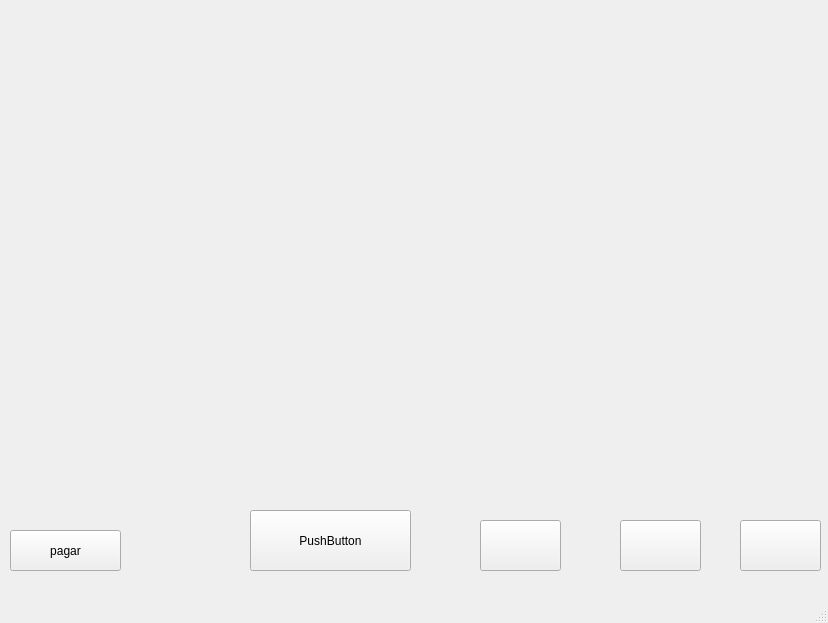
<?xml version="1.0" encoding="UTF-8"?>
<ui version="4.0">
 <class>games</class>
 <widget class="QMainWindow" name="games">
  <property name="geometry">
   <rect>
    <x>0</x>
    <y>0</y>
    <width>828</width>
    <height>623</height>
   </rect>
  </property>
  <property name="windowTitle">
   <string>MainWindow</string>
  </property>
  <widget class="QWidget" name="centralwidget">
   <widget class="QPushButton" name="torre">
    <property name="geometry">
     <rect>
      <x>740</x>
      <y>520</y>
      <width>81</width>
      <height>51</height>
     </rect>
    </property>
    <property name="text">
     <string/>
    </property>
    <property name="icon">
     <iconset resource="misrecursos.qrc">
      <normaloff>:/imgs/TorreArqueras1.png</normaloff>:/imgs/TorreArqueras1.png</iconset>
    </property>
    <property name="iconSize">
     <size>
      <width>60</width>
      <height>60</height>
     </size>
    </property>
   </widget>
   <widget class="QPushButton" name="btn11">
    <property name="geometry">
     <rect>
      <x>101</x>
      <y>35</y>
      <width>91</width>
      <height>71</height>
     </rect>
    </property>
    <property name="text">
     <string/>
    </property>
    <property name="flat">
     <bool>true</bool>
    </property>
   </widget>
   <widget class="QPushButton" name="btn12">
    <property name="geometry">
     <rect>
      <x>248</x>
      <y>45</y>
      <width>81</width>
      <height>61</height>
     </rect>
    </property>
    <property name="text">
     <string/>
    </property>
    <property name="flat">
     <bool>true</bool>
    </property>
   </widget>
   <widget class="QPushButton" name="btn34">
    <property name="geometry">
     <rect>
      <x>543</x>
      <y>291</y>
      <width>131</width>
      <height>71</height>
     </rect>
    </property>
    <property name="text">
     <string/>
    </property>
    <property name="flat">
     <bool>true</bool>
    </property>
   </widget>
   <widget class="QPushButton" name="btn41">
    <property name="geometry">
     <rect>
      <x>101</x>
      <y>395</y>
      <width>91</width>
      <height>81</height>
     </rect>
    </property>
    <property name="text">
     <string/>
    </property>
    <property name="flat">
     <bool>true</bool>
    </property>
   </widget>
   <widget class="QPushButton" name="btn42">
    <property name="geometry">
     <rect>
      <x>248</x>
      <y>395</y>
      <width>101</width>
      <height>91</height>
     </rect>
    </property>
    <property name="text">
     <string/>
    </property>
    <property name="flat">
     <bool>true</bool>
    </property>
   </widget>
   <widget class="QPushButton" name="btn43">
    <property name="geometry">
     <rect>
      <x>396</x>
      <y>395</y>
      <width>131</width>
      <height>71</height>
     </rect>
    </property>
    <property name="text">
     <string/>
    </property>
    <property name="flat">
     <bool>true</bool>
    </property>
   </widget>
   <widget class="QPushButton" name="btn44">
    <property name="geometry">
     <rect>
      <x>543</x>
      <y>395</y>
      <width>111</width>
      <height>81</height>
     </rect>
    </property>
    <property name="text">
     <string/>
    </property>
    <property name="flat">
     <bool>true</bool>
    </property>
   </widget>
   <widget class="QPushButton" name="btn13">
    <property name="geometry">
     <rect>
      <x>450</x>
      <y>90</y>
      <width>71</width>
      <height>61</height>
     </rect>
    </property>
    <property name="text">
     <string/>
    </property>
    <property name="flat">
     <bool>true</bool>
    </property>
   </widget>
   <widget class="QPushButton" name="btn21">
    <property name="geometry">
     <rect>
      <x>101</x>
      <y>159</y>
      <width>81</width>
      <height>51</height>
     </rect>
    </property>
    <property name="text">
     <string/>
    </property>
    <property name="flat">
     <bool>true</bool>
    </property>
   </widget>
   <widget class="QPushButton" name="btn33">
    <property name="geometry">
     <rect>
      <x>396</x>
      <y>291</y>
      <width>101</width>
      <height>71</height>
     </rect>
    </property>
    <property name="text">
     <string/>
    </property>
    <property name="flat">
     <bool>true</bool>
    </property>
   </widget>
   <widget class="QPushButton" name="btn14">
    <property name="geometry">
     <rect>
      <x>543</x>
      <y>35</y>
      <width>81</width>
      <height>71</height>
     </rect>
    </property>
    <property name="sizePolicy">
     <sizepolicy hsizetype="Minimum" vsizetype="Preferred">
      <horstretch>0</horstretch>
      <verstretch>0</verstretch>
     </sizepolicy>
    </property>
    <property name="text">
     <string/>
    </property>
    <property name="flat">
     <bool>true</bool>
    </property>
   </widget>
   <widget class="QPushButton" name="btn24">
    <property name="geometry">
     <rect>
      <x>543</x>
      <y>159</y>
      <width>101</width>
      <height>51</height>
     </rect>
    </property>
    <property name="text">
     <string/>
    </property>
    <property name="flat">
     <bool>true</bool>
    </property>
   </widget>
   <widget class="QPushButton" name="btn22">
    <property name="geometry">
     <rect>
      <x>248</x>
      <y>159</y>
      <width>81</width>
      <height>51</height>
     </rect>
    </property>
    <property name="text">
     <string/>
    </property>
    <property name="flat">
     <bool>true</bool>
    </property>
   </widget>
   <widget class="QPushButton" name="btn23">
    <property name="geometry">
     <rect>
      <x>396</x>
      <y>149</y>
      <width>81</width>
      <height>61</height>
     </rect>
    </property>
    <property name="text">
     <string/>
    </property>
    <property name="flat">
     <bool>true</bool>
    </property>
   </widget>
   <widget class="QPushButton" name="btn32">
    <property name="geometry">
     <rect>
      <x>248</x>
      <y>291</y>
      <width>111</width>
      <height>91</height>
     </rect>
    </property>
    <property name="text">
     <string/>
    </property>
    <property name="flat">
     <bool>true</bool>
    </property>
   </widget>
   <widget class="QPushButton" name="btn31">
    <property name="geometry">
     <rect>
      <x>101</x>
      <y>291</y>
      <width>111</width>
      <height>81</height>
     </rect>
    </property>
    <property name="text">
     <string/>
    </property>
    <property name="flat">
     <bool>true</bool>
    </property>
   </widget>
   <widget class="QLabel" name="lb1">
    <property name="geometry">
     <rect>
      <x>0</x>
      <y>70</y>
      <width>47</width>
      <height>41</height>
     </rect>
    </property>
    <property name="text">
     <string/>
    </property>
   </widget>
   <widget class="QLabel" name="lb2">
    <property name="geometry">
     <rect>
      <x>-10</x>
      <y>70</y>
      <width>47</width>
      <height>41</height>
     </rect>
    </property>
    <property name="text">
     <string/>
    </property>
   </widget>
   <widget class="QLabel" name="lb13">
    <property name="geometry">
     <rect>
      <x>0</x>
      <y>60</y>
      <width>47</width>
      <height>41</height>
     </rect>
    </property>
    <property name="text">
     <string/>
    </property>
   </widget>
   <widget class="QLabel" name="lb3">
    <property name="geometry">
     <rect>
      <x>20</x>
      <y>90</y>
      <width>47</width>
      <height>41</height>
     </rect>
    </property>
    <property name="text">
     <string/>
    </property>
   </widget>
   <widget class="QLabel" name="lb5">
    <property name="geometry">
     <rect>
      <x>0</x>
      <y>90</y>
      <width>47</width>
      <height>41</height>
     </rect>
    </property>
    <property name="text">
     <string/>
    </property>
   </widget>
   <widget class="QLabel" name="lb6">
    <property name="geometry">
     <rect>
      <x>0</x>
      <y>110</y>
      <width>47</width>
      <height>41</height>
     </rect>
    </property>
    <property name="text">
     <string/>
    </property>
   </widget>
   <widget class="QLabel" name="lb4">
    <property name="geometry">
     <rect>
      <x>10</x>
      <y>100</y>
      <width>47</width>
      <height>41</height>
     </rect>
    </property>
    <property name="text">
     <string/>
    </property>
   </widget>
   <widget class="QLabel" name="lb8">
    <property name="geometry">
     <rect>
      <x>0</x>
      <y>60</y>
      <width>47</width>
      <height>41</height>
     </rect>
    </property>
    <property name="text">
     <string/>
    </property>
   </widget>
   <widget class="QLabel" name="lb7">
    <property name="geometry">
     <rect>
      <x>0</x>
      <y>60</y>
      <width>47</width>
      <height>41</height>
     </rect>
    </property>
    <property name="text">
     <string/>
    </property>
   </widget>
   <widget class="QLabel" name="lb10">
    <property name="geometry">
     <rect>
      <x>0</x>
      <y>50</y>
      <width>47</width>
      <height>41</height>
     </rect>
    </property>
    <property name="text">
     <string/>
    </property>
   </widget>
   <widget class="QLabel" name="lb11">
    <property name="geometry">
     <rect>
      <x>0</x>
      <y>70</y>
      <width>47</width>
      <height>41</height>
     </rect>
    </property>
    <property name="text">
     <string/>
    </property>
   </widget>
   <widget class="QLabel" name="lb12">
    <property name="geometry">
     <rect>
      <x>0</x>
      <y>70</y>
      <width>47</width>
      <height>41</height>
     </rect>
    </property>
    <property name="text">
     <string/>
    </property>
   </widget>
   <widget class="QLabel" name="lb0">
    <property name="geometry">
     <rect>
      <x>0</x>
      <y>70</y>
      <width>47</width>
      <height>41</height>
     </rect>
    </property>
    <property name="text">
     <string/>
    </property>
   </widget>
   <widget class="QLabel" name="lb14">
    <property name="geometry">
     <rect>
      <x>0</x>
      <y>70</y>
      <width>47</width>
      <height>41</height>
     </rect>
    </property>
    <property name="text">
     <string/>
    </property>
   </widget>
   <widget class="QLabel" name="lb15">
    <property name="geometry">
     <rect>
      <x>0</x>
      <y>70</y>
      <width>47</width>
      <height>41</height>
     </rect>
    </property>
    <property name="text">
     <string/>
    </property>
   </widget>
   <widget class="QLabel" name="lb16">
    <property name="geometry">
     <rect>
      <x>0</x>
      <y>50</y>
      <width>47</width>
      <height>41</height>
     </rect>
    </property>
    <property name="text">
     <string/>
    </property>
   </widget>
   <widget class="QLabel" name="lb17">
    <property name="geometry">
     <rect>
      <x>0</x>
      <y>60</y>
      <width>47</width>
      <height>41</height>
     </rect>
    </property>
    <property name="text">
     <string/>
    </property>
   </widget>
   <widget class="QLabel" name="lb18">
    <property name="geometry">
     <rect>
      <x>0</x>
      <y>60</y>
      <width>47</width>
      <height>41</height>
     </rect>
    </property>
    <property name="text">
     <string/>
    </property>
   </widget>
   <widget class="QLabel" name="lb19">
    <property name="geometry">
     <rect>
      <x>0</x>
      <y>60</y>
      <width>47</width>
      <height>41</height>
     </rect>
    </property>
    <property name="text">
     <string/>
    </property>
   </widget>
   <widget class="QLabel" name="lb9">
    <property name="geometry">
     <rect>
      <x>0</x>
      <y>70</y>
      <width>47</width>
      <height>41</height>
     </rect>
    </property>
    <property name="text">
     <string/>
    </property>
   </widget>
   <widget class="QPushButton" name="pushButton">
    <property name="geometry">
     <rect>
      <x>250</x>
      <y>510</y>
      <width>161</width>
      <height>61</height>
     </rect>
    </property>
    <property name="text">
     <string>PushButton</string>
    </property>
   </widget>
   <widget class="QLabel" name="lboro">
    <property name="geometry">
     <rect>
      <x>640</x>
      <y>0</y>
      <width>111</width>
      <height>41</height>
     </rect>
    </property>
    <property name="text">
     <string/>
    </property>
   </widget>
   <widget class="QLabel" name="lbusuario">
    <property name="geometry">
     <rect>
      <x>146</x>
      <y>0</y>
      <width>371</width>
      <height>41</height>
     </rect>
    </property>
    <property name="text">
     <string/>
    </property>
   </widget>
   <widget class="QPushButton" name="btnpagar">
    <property name="geometry">
     <rect>
      <x>10</x>
      <y>530</y>
      <width>111</width>
      <height>41</height>
     </rect>
    </property>
    <property name="text">
     <string>pagar</string>
    </property>
   </widget>
   <widget class="QPushButton" name="btnMago">
    <property name="geometry">
     <rect>
      <x>620</x>
      <y>520</y>
      <width>81</width>
      <height>51</height>
     </rect>
    </property>
    <property name="text">
     <string/>
    </property>
    <property name="icon">
     <iconset resource="misrecursos.qrc">
      <normaloff>:/imgs/mago.png</normaloff>:/imgs/mago.png</iconset>
    </property>
    <property name="iconSize">
     <size>
      <width>80</width>
      <height>40</height>
     </size>
    </property>
   </widget>
   <widget class="QPushButton" name="pushButton_2">
    <property name="geometry">
     <rect>
      <x>480</x>
      <y>520</y>
      <width>81</width>
      <height>51</height>
     </rect>
    </property>
    <property name="text">
     <string/>
    </property>
   </widget>
  </widget>
  <widget class="QMenuBar" name="menubar">
   <property name="geometry">
    <rect>
     <x>0</x>
     <y>0</y>
     <width>828</width>
     <height>21</height>
    </rect>
   </property>
  </widget>
  <widget class="QStatusBar" name="statusbar"/>
 </widget>
 <resources>
  <include location="misrecursos.qrc"/>
 </resources>
 <connections/>
</ui>
